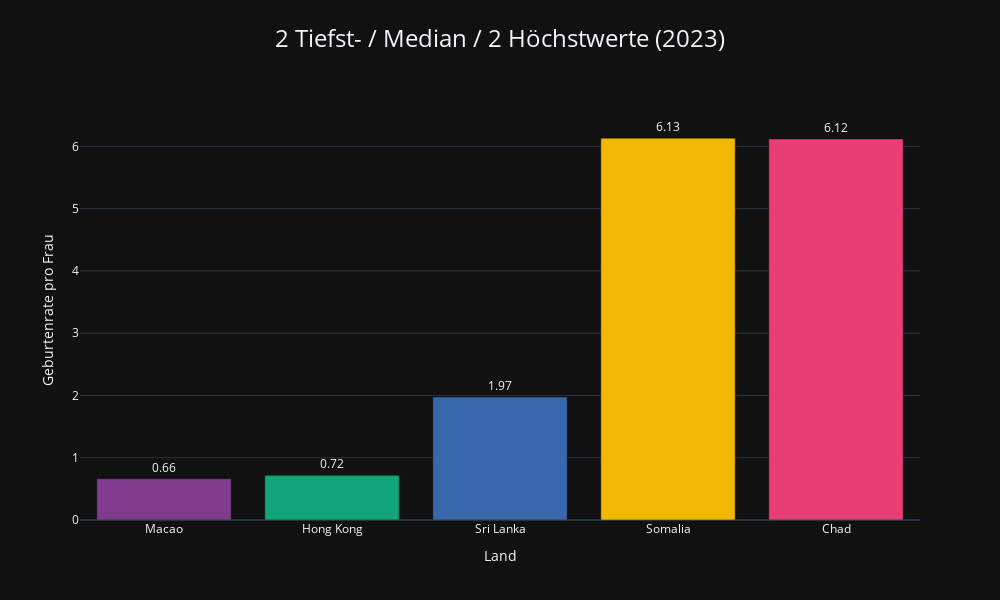
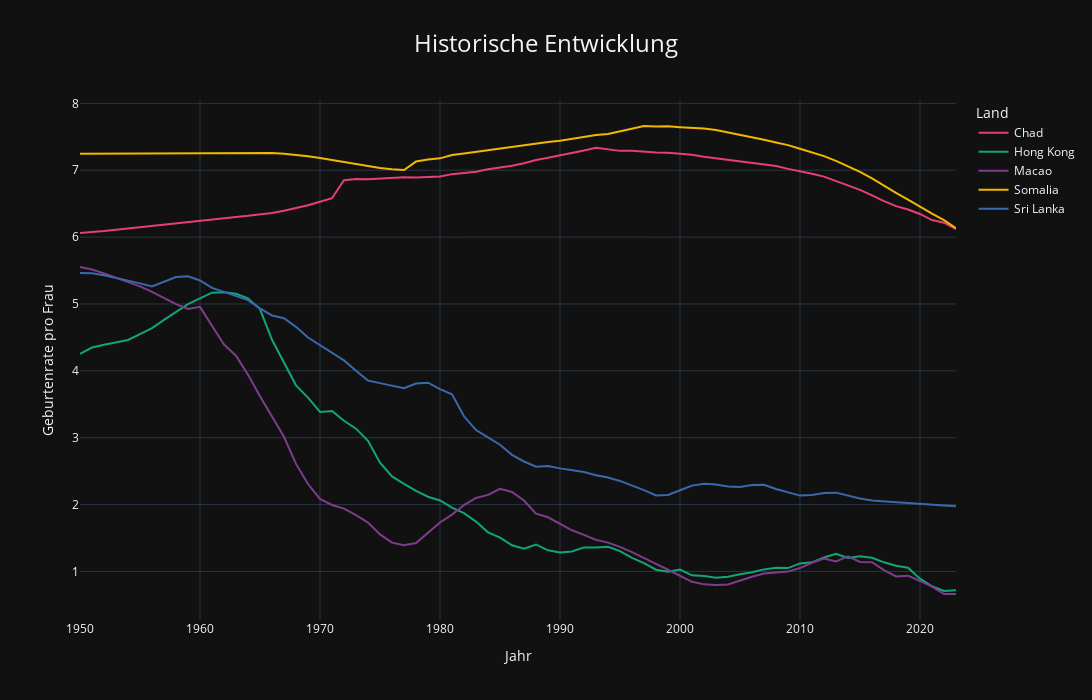

Notebook cell for these charts, in order:
### Markdown cell above
### TOP2 MIN, MAX + MEDIAN FTR

### Code cell
# Filtern der Daten für das Jahr 2023
fertility_2023 = fertility_rate[fertility_rate['years'] == 2023].copy()

# Sortieren nach Geburtenrate (aufsteigend für niedrigste, absteigend für höchste)
lowest_fertility_2023 = fertility_2023.sort_values('children_per_woman_un').head(2)
highest_fertility_2023 = fertility_2023.sort_values('children_per_woman_un', ascending=False).head(2)

# Berechnen des Medians und Finden des Landes mit der Median-Geburtenrate
median_fertility = fertility_2023['children_per_woman_un'].median()
median_country_idx = (fertility_2023['children_per_woman_un'] - median_fertility).abs().idxmin()
median_country = fertility_2023.loc[median_country_idx:median_country_idx].copy()

# Kombinieren der Daten
comparison_data = pd.concat([lowest_fertility_2023, median_country, highest_fertility_2023])

# Kategorie hinzufügen
comparison_data['category'] = ['Niedrigste', 'Niedrigste', 'Median', 'Höchste', 'Höchste']

# Anzeigen der Ergebnisse
print("Top 2 Länder mit den niedrigsten Geburtenraten im Jahr 2023:")
for i, (index, row) in enumerate(lowest_fertility_2023.iterrows(), 1):
    print(f"{i}. {row['entities']}: {row['children_per_woman_un']:.2f} Kinder pro Frau")

print("\nLand mit der Median-Geburtenrate im Jahr 2023:")
print(f"{median_country['entities'].iloc[0]}: {median_country['children_per_woman_un'].iloc[0]:.2f} Kinder pro Frau")

print("\nTop 2 Länder mit den höchsten Geburtenraten im Jahr 2023:")
for i, (index, row) in enumerate(highest_fertility_2023.iterrows(), 1):
    print(f"{i}. {row['entities']}: {row['children_per_woman_un']:.2f} Kinder pro Frau")

# Definieren einer konsistenten Farbpalette für die Länder
selected_countries = comparison_data['entities'].tolist()
color_palette = px.colors.qualitative.Bold[:len(selected_countries)]
color_map = dict(zip(selected_countries, color_palette))

# Visualisierung der Vergleichsdaten
fig = px.bar(
    comparison_data,
    x='entities',
    y='children_per_woman_un',
    color='entities',  # Nach Ländern färben statt nach Kategorie
    title='2 Tiefst- / Median / 2 Höchstwerte (2023)',
    template='plotly_dark',
    color_discrete_map=color_map  # Konsistente Farben verwenden
)

# Layout anpassen
fig.update_layout(
    title={
        'text': '2 Tiefst- / Median / 2 Höchstwerte (2023)',
        'y': 0.95,
        'x': 0.5,
        'xanchor': 'center',
        'yanchor': 'top',
        'font': {'size': 24}
    },
    xaxis_title="Land",
    yaxis_title="Geburtenrate pro Frau",
    legend_title="Land",
    height=600,
    width=1000,
    showlegend=False  # Legende im Balkendiagramm ausblenden, da die Länder bereits auf der x-Achse stehen
)

# Werte über den Balken anzeigen
fig.update_traces(
    texttemplate='%{y:.2f}',
    textposition='outside'
)

# Y-Achse bei 0 beginnen lassen
fig.update_yaxes(range=[0, max(comparison_data['children_per_woman_un']) * 1.1])

# Anzeigen der Grafik
fig.show()

# Historische Entwicklung dieser 5 Länder
historical_data = fertility_rate[fertility_rate['entities'].isin(selected_countries)]

# Liniendiagramm für die historische Entwicklung
fig_historical = px.line(
    historical_data,
    x='years',
    y='children_per_woman_un',
    color='entities',
    title='Historische Entwicklung',
    template='plotly_dark',
    color_discrete_map=color_map  # Dieselbe Farbzuordnung wie im Balkendiagramm
)

# Layout anpassen
fig_historical.update_layout(
    title={
        'text': 'Historische Entwicklung',
        'y': 0.95,
        'x': 0.5,
        'xanchor': 'center',
        'yanchor': 'top',
        'font': {'size': 24}
    },
    xaxis_title="Jahr",
    yaxis_title="Geburtenrate pro Frau",
    legend_title="Land",
    height=700,
    width=1200
)

# Anzeigen der Grafik
fig_historical.show()

### Figure 1 — Plotly figure (JSON) as saved in the notebook; plotly's stock layout.template omitted (floating-point values rounded to 4 significant figures)
{"data": [{"hovertemplate": "entities=%{x}<br>children_per_woman_un=%{y}<extra></extra>", "legendgroup": "Macao", "marker": {"color": "rgb(127, 60, 141)", "pattern": {"shape": ""}}, "name": "Macao", "orientation": "v", "showlegend": true, "textposition": "outside", "texttemplate": "%{y:.2f}", "type": "bar", "x": ["Macao"], "xaxis": "x", "y": [0.662], "yaxis": "y"}, {"hovertemplate": "entities=%{x}<br>children_per_woman_un=%{y}<extra></extra>", "legendgroup": "Hong Kong", "marker": {"color": "rgb(17, 165, 121)", "pattern": {"shape": ""}}, "name": "Hong Kong", "orientation": "v", "showlegend": true, "textposition": "outside", "texttemplate": "%{y:.2f}", "type": "bar", "x": ["Hong Kong"], "xaxis": "x", "y": [0.717], "yaxis": "y"}, {"hovertemplate": "entities=%{x}<br>children_per_woman_un=%{y}<extra></extra>", "legendgroup": "Sri Lanka", "marker": {"color": "rgb(57, 105, 172)", "pattern": {"shape": ""}}, "name": "Sri Lanka", "orientation": "v", "showlegend": true, "textposition": "outside", "texttemplate": "%{y:.2f}", "type": "bar", "x": ["Sri Lanka"], "xaxis": "x", "y": [1.974], "yaxis": "y"}, {"hovertemplate": "entities=%{x}<br>children_per_woman_un=%{y}<extra></extra>", "legendgroup": "Somalia", "marker": {"color": "rgb(242, 183, 1)", "pattern": {"shape": ""}}, "name": "Somalia", "orientation": "v", "showlegend": true, "textposition": "outside", "texttemplate": "%{y:.2f}", "type": "bar", "x": ["Somalia"], "xaxis": "x", "y": [6.132], "yaxis": "y"}, {"hovertemplate": "entities=%{x}<br>children_per_woman_un=%{y}<extra></extra>", "legendgroup": "Chad", "marker": {"color": "rgb(231, 63, 116)", "pattern": {"shape": ""}}, "name": "Chad", "orientation": "v", "showlegend": true, "textposition": "outside", "texttemplate": "%{y:.2f}", "type": "bar", "x": ["Chad"], "xaxis": "x", "y": [6.12], "yaxis": "y"}], "layout": {"barmode": "relative", "height": 600, "legend": {"title": {"text": "Land"}, "tracegroupgap": 0}, "showlegend": false, "title": {"font": {"size": 24}, "text": "2 Tiefst- / Median / 2 Höchstwerte (2023)", "x": 0.5, "xanchor": "center", "y": 0.95, "yanchor": "top"}, "width": 1000, "xaxis": {"anchor": "y", "categoryarray": ["Macao", "Hong Kong", "Sri Lanka", "Somalia", "Chad"], "categoryorder": "array", "domain": [0, 1], "title": {"text": "Land"}}, "yaxis": {"anchor": "x", "domain": [0, 1], "range": [0, 6.745], "title": {"text": "Geburtenrate pro Frau"}}}}

### Figure 2 — Plotly figure (JSON) as saved in the notebook; plotly's stock layout.template omitted (floating-point values rounded to 4 significant figures)
{"data": [{"hovertemplate": "entities=Chad<br>years=%{x}<br>children_per_woman_un=%{y}<extra></extra>", "legendgroup": "Chad", "line": {"color": "rgb(231, 63, 116)", "dash": "solid"}, "marker": {"symbol": "circle"}, "mode": "lines", "name": "Chad", "orientation": "v", "showlegend": true, "type": "scatter", "x": [1950, 1951, 1952, 1953, 1954, 1955, 1956, 1957, 1958, 1959, 1960, 1961, 1962, 1963, 1964, 1965, 1966, 1967, 1968, 1969, 1970, 1971, 1972, 1973, 1974, 1975, 1976, 1977, 1978, 1979, 1980, 1981, 1982, 1983, 1984, 1985, 1986, 1987, 1988, 1989, 1990, 1991, 1992, 1993, 1994, 1995, 1996, 1997, 1998, 1999, 2000, 2001, 2002, 2003, 2004, 2005, 2006, 2007, 2008, 2009, 2010, 2011, 2012, 2013, 2014, 2015, 2016, 2017, 2018, 2019, 2020, 2021, 2022, 2023], "xaxis": "x", "y": [6.062, 6.071, 6.09, 6.109, 6.129, 6.149, 6.169, 6.19, 6.21, 6.23, 6.25, 6.268, 6.285, 6.301, 6.318, 6.337, 6.362, 6.393, 6.432, 6.477, 6.528, 6.582, 6.85, 6.869, 6.864, 6.876, 6.893, 6.896, 6.891, 6.905, 6.908, 6.942, 6.961, 6.979, 7.015, 7.037, 7.067, 7.105, 7.154, 7.186, 7.219, 7.261, 7.296, 7.337, 7.31, 7.29, 7.292, 7.274, 7.266, 7.262, 7.249, 7.231, 7.201, 7.179, 7.16, 7.134, 7.118, 7.092, 7.063, 7.021, 6.99, 6.948, 6.905, 6.839, 6.781, 6.706, 6.623, 6.537, 6.464, 6.412, 6.346, 6.255, 6.215, 6.12], "yaxis": "y"}, {"hovertemplate": "entities=Hong Kong<br>years=%{x}<br>children_per_woman_un=%{y}<extra></extra>", "legendgroup": "Hong Kong", "line": {"color": "rgb(17, 165, 121)", "dash": "solid"}, "marker": {"symbol": "circle"}, "mode": "lines", "name": "Hong Kong", "orientation": "v", "showlegend": true, "type": "scatter", "x": [1950, 1951, 1952, 1953, 1954, 1955, 1956, 1957, 1958, 1959, 1960, 1961, 1962, 1963, 1964, 1965, 1966, 1967, 1968, 1969, 1970, 1971, 1972, 1973, 1974, 1975, 1976, 1977, 1978, 1979, 1980, 1981, 1982, 1983, 1984, 1985, 1986, 1987, 1988, 1989, 1990, 1991, 1992, 1993, 1994, 1995, 1996, 1997, 1998, 1999, 2000, 2001, 2002, 2003, 2004, 2005, 2006, 2007, 2008, 2009, 2010, 2011, 2012, 2013, 2014, 2015, 2016, 2017, 2018, 2019, 2020, 2021, 2022, 2023], "xaxis": "x", "y": [4.255, 4.349, 4.389, 4.427, 4.461, 4.55, 4.64, 4.763, 4.88, 4.998, 5.085, 5.169, 5.177, 5.152, 5.085, 4.923, 4.464, 4.123, 3.783, 3.599, 3.386, 3.4, 3.254, 3.135, 2.954, 2.627, 2.421, 2.308, 2.205, 2.117, 2.061, 1.953, 1.872, 1.745, 1.585, 1.504, 1.391, 1.339, 1.403, 1.316, 1.283, 1.299, 1.359, 1.359, 1.368, 1.304, 1.203, 1.123, 1.025, 0.994, 1.027, 0.941, 0.932, 0.904, 0.921, 0.957, 0.987, 1.03, 1.054, 1.05, 1.12, 1.136, 1.207, 1.265, 1.201, 1.227, 1.205, 1.136, 1.086, 1.055, 0.892, 0.778, 0.708, 0.717], "yaxis": "y"}, {"hovertemplate": "entities=Macao<br>years=%{x}<br>children_per_woman_un=%{y}<extra></extra>", "legendgroup": "Macao", "line": {"color": "rgb(127, 60, 141)", "dash": "solid"}, "marker": {"symbol": "circle"}, "mode": "lines", "name": "Macao", "orientation": "v", "showlegend": true, "type": "scatter", "x": [1950, 1951, 1952, 1953, 1954, 1955, 1956, 1957, 1958, 1959, 1960, 1961, 1962, 1963, 1964, 1965, 1966, 1967, 1968, 1969, 1970, 1971, 1972, 1973, 1974, 1975, 1976, 1977, 1978, 1979, 1980, 1981, 1982, 1983, 1984, 1985, 1986, 1987, 1988, 1989, 1990, 1991, 1992, 1993, 1994, 1995, 1996, 1997, 1998, 1999, 2000, 2001, 2002, 2003, 2004, 2005, 2006, 2007, 2008, 2009, 2010, 2011, 2012, 2013, 2014, 2015, 2016, 2017, 2018, 2019, 2020, 2021, 2022, 2023], "xaxis": "x", "y": [5.554, 5.515, 5.458, 5.396, 5.337, 5.264, 5.181, 5.092, 4.997, 4.926, 4.957, 4.674, 4.393, 4.227, 3.943, 3.619, 3.317, 3.014, 2.608, 2.307, 2.083, 1.994, 1.94, 1.843, 1.731, 1.554, 1.43, 1.391, 1.425, 1.58, 1.731, 1.849, 1.992, 2.098, 2.145, 2.235, 2.189, 2.06, 1.863, 1.81, 1.709, 1.615, 1.547, 1.471, 1.431, 1.367, 1.288, 1.205, 1.113, 1.025, 0.933, 0.845, 0.806, 0.798, 0.803, 0.862, 0.92, 0.967, 0.983, 0.997, 1.05, 1.129, 1.193, 1.15, 1.224, 1.142, 1.138, 1.019, 0.924, 0.936, 0.857, 0.772, 0.662, 0.662], "yaxis": "y"}, {"hovertemplate": "entities=Somalia<br>years=%{x}<br>children_per_woman_un=%{y}<extra></extra>", "legendgroup": "Somalia", "line": {"color": "rgb(242, 183, 1)", "dash": "solid"}, "marker": {"symbol": "circle"}, "mode": "lines", "name": "Somalia", "orientation": "v", "showlegend": true, "type": "scatter", "x": [1950, 1951, 1952, 1953, 1954, 1955, 1956, 1957, 1958, 1959, 1960, 1961, 1962, 1963, 1964, 1965, 1966, 1967, 1968, 1969, 1970, 1971, 1972, 1973, 1974, 1975, 1976, 1977, 1978, 1979, 1980, 1981, 1982, 1983, 1984, 1985, 1986, 1987, 1988, 1989, 1990, 1991, 1992, 1993, 1994, 1995, 1996, 1997, 1998, 1999, 2000, 2001, 2002, 2003, 2004, 2005, 2006, 2007, 2008, 2009, 2010, 2011, 2012, 2013, 2014, 2015, 2016, 2017, 2018, 2019, 2020, 2021, 2022, 2023], "xaxis": "x", "y": [7.248, 7.249, 7.25, 7.251, 7.251, 7.251, 7.25, 7.25, 7.25, 7.25, 7.25, 7.252, 7.255, 7.258, 7.261, 7.261, 7.257, 7.248, 7.231, 7.209, 7.182, 7.151, 7.118, 7.086, 7.057, 7.033, 7.016, 7.004, 7.13, 7.161, 7.178, 7.227, 7.252, 7.277, 7.3, 7.327, 7.349, 7.373, 7.398, 7.424, 7.44, 7.47, 7.5, 7.526, 7.544, 7.581, 7.621, 7.662, 7.656, 7.657, 7.645, 7.636, 7.626, 7.603, 7.568, 7.527, 7.49, 7.457, 7.415, 7.376, 7.322, 7.268, 7.211, 7.14, 7.061, 6.975, 6.878, 6.766, 6.662, 6.56, 6.453, 6.353, 6.255, 6.132], "yaxis": "y"}, {"hovertemplate": "entities=Sri Lanka<br>years=%{x}<br>children_per_woman_un=%{y}<extra></extra>", "legendgroup": "Sri Lanka", "line": {"color": "rgb(57, 105, 172)", "dash": "solid"}, "marker": {"symbol": "circle"}, "mode": "lines", "name": "Sri Lanka", "orientation": "v", "showlegend": true, "type": "scatter", "x": [1950, 1951, 1952, 1953, 1954, 1955, 1956, 1957, 1958, 1959, 1960, 1961, 1962, 1963, 1964, 1965, 1966, 1967, 1968, 1969, 1970, 1971, 1972, 1973, 1974, 1975, 1976, 1977, 1978, 1979, 1980, 1981, 1982, 1983, 1984, 1985, 1986, 1987, 1988, 1989, 1990, 1991, 1992, 1993, 1994, 1995, 1996, 1997, 1998, 1999, 2000, 2001, 2002, 2003, 2004, 2005, 2006, 2007, 2008, 2009, 2010, 2011, 2012, 2013, 2014, 2015, 2016, 2017, 2018, 2019, 2020, 2021, 2022, 2023], "xaxis": "x", "y": [5.462, 5.461, 5.431, 5.393, 5.35, 5.308, 5.262, 5.337, 5.404, 5.414, 5.352, 5.24, 5.177, 5.118, 5.057, 4.934, 4.828, 4.787, 4.658, 4.499, 4.387, 4.266, 4.156, 4.001, 3.855, 3.816, 3.783, 3.741, 3.81, 3.822, 3.725, 3.649, 3.32, 3.114, 3.006, 2.895, 2.743, 2.644, 2.565, 2.578, 2.541, 2.514, 2.487, 2.438, 2.405, 2.353, 2.285, 2.215, 2.136, 2.142, 2.213, 2.283, 2.31, 2.301, 2.271, 2.263, 2.292, 2.295, 2.232, 2.179, 2.134, 2.144, 2.173, 2.178, 2.134, 2.09, 2.062, 2.044, 2.033, 2.022, 2.007, 1.995, 1.984, 1.974], "yaxis": "y"}], "layout": {"height": 700, "legend": {"title": {"text": "Land"}, "tracegroupgap": 0}, "title": {"font": {"size": 24}, "text": "Historische Entwicklung", "x": 0.5, "xanchor": "center", "y": 0.95, "yanchor": "top"}, "width": 1200, "xaxis": {"anchor": "y", "domain": [0, 1], "title": {"text": "Jahr"}}, "yaxis": {"anchor": "x", "domain": [0, 1], "title": {"text": "Geburtenrate pro Frau"}}}}
